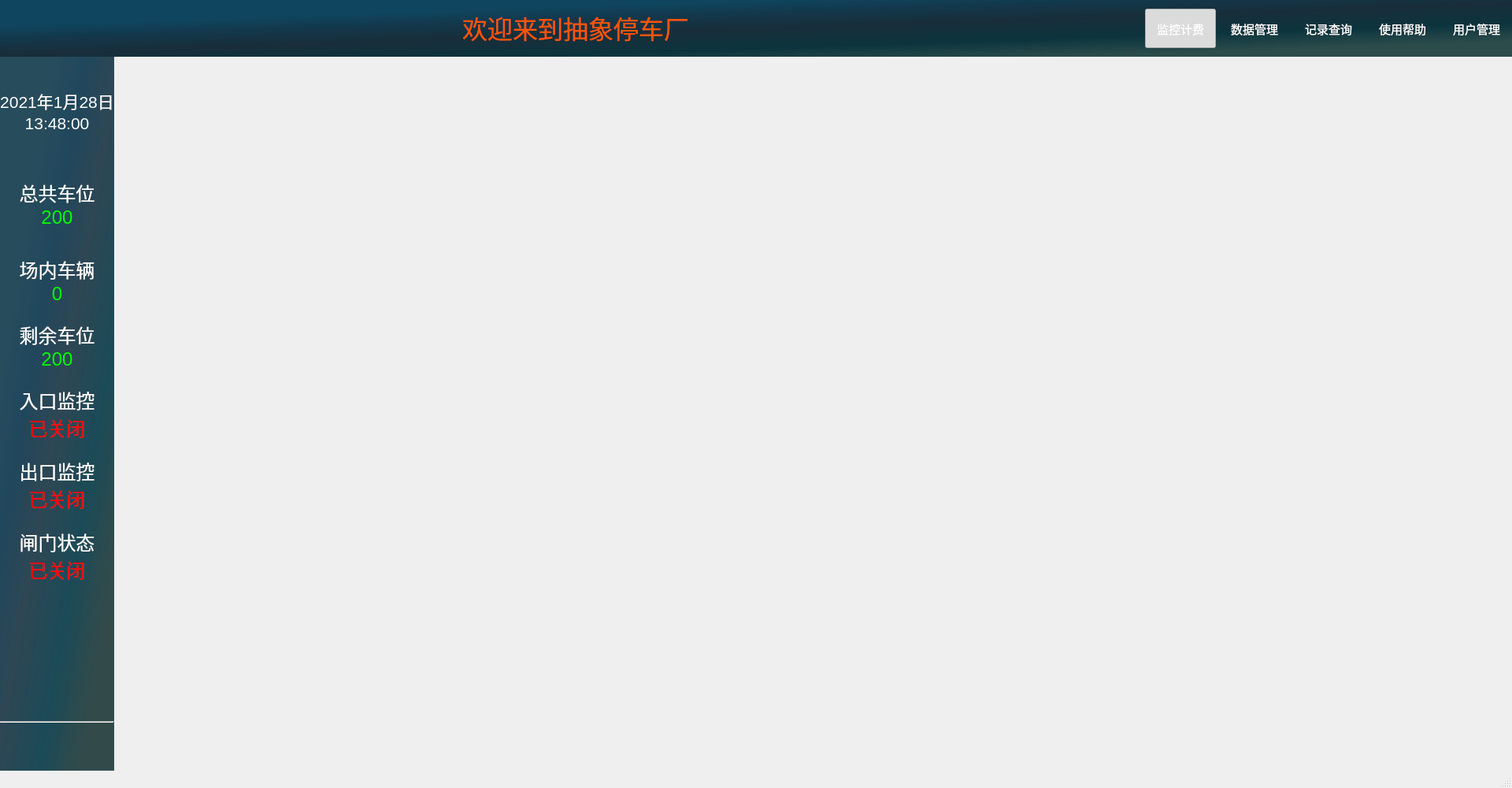
<?xml version="1.0" encoding="UTF-8"?>
<ui version="4.0">
 <class>MainFrame</class>
 <widget class="QMainWindow" name="MainFrame">
  <property name="geometry">
   <rect>
    <x>0</x>
    <y>0</y>
    <width>1920</width>
    <height>1000</height>
   </rect>
  </property>
  <property name="minimumSize">
   <size>
    <width>0</width>
    <height>0</height>
   </size>
  </property>
  <property name="windowTitle">
   <string>MainWindow</string>
  </property>
  <widget class="QWidget" name="centralWidget">
   <property name="styleSheet">
    <string notr="true"/>
   </property>
   <layout class="QVBoxLayout" name="verticalLayout_2">
    <property name="spacing">
     <number>0</number>
    </property>
    <property name="leftMargin">
     <number>0</number>
    </property>
    <property name="topMargin">
     <number>0</number>
    </property>
    <property name="rightMargin">
     <number>0</number>
    </property>
    <property name="bottomMargin">
     <number>0</number>
    </property>
    <item>
     <widget class="QWidget" name="toolBar" native="true">
      <property name="sizePolicy">
       <sizepolicy hsizetype="Preferred" vsizetype="Fixed">
        <horstretch>0</horstretch>
        <verstretch>0</verstretch>
       </sizepolicy>
      </property>
      <property name="minimumSize">
       <size>
        <width>1024</width>
        <height>72</height>
       </size>
      </property>
      <property name="styleSheet">
       <string notr="true">#toolBar{
background-color: qlineargradient(spread:pad, x1:0.194, y1:0.216, x2:0.884925, y2:0.972, stop:0.0547264 rgba(15, 69, 94, 255), stop:0.20398 rgba(19, 56, 76, 255), stop:0.40796 rgba(24, 46, 58, 255), stop:0.661692 rgba(12, 52, 62, 255), stop:0.895522 rgba(44, 76, 75, 255));
}
QToolButton{
color: rgb(255, 255, 255);
}
</string>
      </property>
      <layout class="QHBoxLayout" name="horizontalLayout">
       <property name="spacing">
        <number>4</number>
       </property>
       <property name="leftMargin">
        <number>0</number>
       </property>
       <property name="topMargin">
        <number>0</number>
       </property>
       <property name="rightMargin">
        <number>0</number>
       </property>
       <property name="bottomMargin">
        <number>0</number>
       </property>
       <item>
        <widget class="QLabel" name="label_6">
         <property name="text">
          <string/>
         </property>
        </widget>
       </item>
       <item>
        <spacer name="horizontalSpacer_2">
         <property name="orientation">
          <enum>Qt::Horizontal</enum>
         </property>
         <property name="sizeHint" stdset="0">
          <size>
           <width>40</width>
           <height>20</height>
          </size>
         </property>
        </spacer>
       </item>
       <item>
        <widget class="QLabel" name="label">
         <property name="font">
          <font>
           <pointsize>9</pointsize>
          </font>
         </property>
         <property name="text">
          <string>&lt;!DOCTYPE HTML PUBLIC &quot;-//W3C//DTD HTML 4.0//EN&quot; &quot;http://www.w3.org/TR/REC-html40/strict.dtd&quot;&gt;
&lt;html&gt;&lt;head&gt;&lt;meta name=&quot;qrichtext&quot; content=&quot;1&quot; /&gt;&lt;style type=&quot;text/css&quot;&gt;
p, li { white-space: pre-wrap; }
&lt;/style&gt;&lt;/head&gt;&lt;body style=&quot; font-family:'SimSun'; font-size:9pt; font-weight:400; font-style:normal;&quot;&gt;
&lt;p style=&quot; margin-top:12px; margin-bottom:12px; margin-left:0px; margin-right:0px; -qt-block-indent:0; text-indent:0px;&quot;&gt;&lt;span style=&quot; font-size:24pt; color:#ff5500;&quot;&gt;欢迎来到抽象停车厂&lt;/span&gt;&lt;/p&gt;&lt;/body&gt;&lt;/html&gt;</string>
         </property>
        </widget>
       </item>
       <item>
        <spacer name="horizontalSpacer">
         <property name="orientation">
          <enum>Qt::Horizontal</enum>
         </property>
         <property name="sizeHint" stdset="0">
          <size>
           <width>40</width>
           <height>20</height>
          </size>
         </property>
        </spacer>
       </item>
       <item>
        <widget class="QToolButton" name="tbtnVideo">
         <property name="enabled">
          <bool>true</bool>
         </property>
         <property name="sizePolicy">
          <sizepolicy hsizetype="Fixed" vsizetype="Fixed">
           <horstretch>0</horstretch>
           <verstretch>0</verstretch>
          </sizepolicy>
         </property>
         <property name="minimumSize">
          <size>
           <width>90</width>
           <height>50</height>
          </size>
         </property>
         <property name="font">
          <font>
           <pointsize>11</pointsize>
          </font>
         </property>
         <property name="styleSheet">
          <string notr="true"/>
         </property>
         <property name="text">
          <string>监控计费</string>
         </property>
         <property name="icon">
          <iconset resource="pic.qrc">
           <normaloff>:/pic/camera.png</normaloff>:/pic/camera.png</iconset>
         </property>
         <property name="iconSize">
          <size>
           <width>50</width>
           <height>50</height>
          </size>
         </property>
         <property name="checkable">
          <bool>true</bool>
         </property>
         <property name="checked">
          <bool>true</bool>
         </property>
         <property name="autoExclusive">
          <bool>true</bool>
         </property>
         <property name="toolButtonStyle">
          <enum>Qt::ToolButtonTextBesideIcon</enum>
         </property>
         <property name="autoRaise">
          <bool>true</bool>
         </property>
        </widget>
       </item>
       <item>
        <widget class="QToolButton" name="tbtnData">
         <property name="enabled">
          <bool>true</bool>
         </property>
         <property name="sizePolicy">
          <sizepolicy hsizetype="Fixed" vsizetype="Fixed">
           <horstretch>0</horstretch>
           <verstretch>0</verstretch>
          </sizepolicy>
         </property>
         <property name="minimumSize">
          <size>
           <width>90</width>
           <height>50</height>
          </size>
         </property>
         <property name="font">
          <font>
           <pointsize>11</pointsize>
          </font>
         </property>
         <property name="styleSheet">
          <string notr="true"/>
         </property>
         <property name="text">
          <string>数据管理</string>
         </property>
         <property name="icon">
          <iconset resource="pic.qrc">
           <normaloff>:/pic/data.png</normaloff>:/pic/data.png</iconset>
         </property>
         <property name="iconSize">
          <size>
           <width>40</width>
           <height>40</height>
          </size>
         </property>
         <property name="checkable">
          <bool>true</bool>
         </property>
         <property name="autoExclusive">
          <bool>true</bool>
         </property>
         <property name="toolButtonStyle">
          <enum>Qt::ToolButtonTextBesideIcon</enum>
         </property>
         <property name="autoRaise">
          <bool>true</bool>
         </property>
        </widget>
       </item>
       <item>
        <widget class="QToolButton" name="tbtnRecord">
         <property name="enabled">
          <bool>true</bool>
         </property>
         <property name="sizePolicy">
          <sizepolicy hsizetype="Fixed" vsizetype="Fixed">
           <horstretch>0</horstretch>
           <verstretch>0</verstretch>
          </sizepolicy>
         </property>
         <property name="minimumSize">
          <size>
           <width>90</width>
           <height>50</height>
          </size>
         </property>
         <property name="font">
          <font>
           <pointsize>11</pointsize>
          </font>
         </property>
         <property name="styleSheet">
          <string notr="true"/>
         </property>
         <property name="text">
          <string>记录查询</string>
         </property>
         <property name="icon">
          <iconset resource="pic.qrc">
           <normaloff>:/pic/past records.png</normaloff>:/pic/past records.png</iconset>
         </property>
         <property name="iconSize">
          <size>
           <width>40</width>
           <height>40</height>
          </size>
         </property>
         <property name="checkable">
          <bool>true</bool>
         </property>
         <property name="autoExclusive">
          <bool>true</bool>
         </property>
         <property name="toolButtonStyle">
          <enum>Qt::ToolButtonTextBesideIcon</enum>
         </property>
         <property name="autoRaise">
          <bool>true</bool>
         </property>
        </widget>
       </item>
       <item>
        <widget class="QToolButton" name="tbtnHelper">
         <property name="enabled">
          <bool>true</bool>
         </property>
         <property name="sizePolicy">
          <sizepolicy hsizetype="Fixed" vsizetype="Fixed">
           <horstretch>0</horstretch>
           <verstretch>0</verstretch>
          </sizepolicy>
         </property>
         <property name="minimumSize">
          <size>
           <width>90</width>
           <height>50</height>
          </size>
         </property>
         <property name="font">
          <font>
           <pointsize>11</pointsize>
          </font>
         </property>
         <property name="styleSheet">
          <string notr="true"/>
         </property>
         <property name="text">
          <string>使用帮助</string>
         </property>
         <property name="icon">
          <iconset resource="pic.qrc">
           <normaloff>:/pic/help.png</normaloff>:/pic/help.png</iconset>
         </property>
         <property name="iconSize">
          <size>
           <width>40</width>
           <height>40</height>
          </size>
         </property>
         <property name="checkable">
          <bool>true</bool>
         </property>
         <property name="autoExclusive">
          <bool>true</bool>
         </property>
         <property name="toolButtonStyle">
          <enum>Qt::ToolButtonTextBesideIcon</enum>
         </property>
         <property name="autoRaise">
          <bool>true</bool>
         </property>
        </widget>
       </item>
       <item>
        <widget class="QToolButton" name="tbtnUser">
         <property name="enabled">
          <bool>true</bool>
         </property>
         <property name="sizePolicy">
          <sizepolicy hsizetype="Fixed" vsizetype="Fixed">
           <horstretch>0</horstretch>
           <verstretch>0</verstretch>
          </sizepolicy>
         </property>
         <property name="minimumSize">
          <size>
           <width>90</width>
           <height>50</height>
          </size>
         </property>
         <property name="palette">
          <palette>
           <active>
            <colorrole role="WindowText">
             <brush brushstyle="SolidPattern">
              <color alpha="255">
               <red>255</red>
               <green>255</green>
               <blue>255</blue>
              </color>
             </brush>
            </colorrole>
            <colorrole role="Text">
             <brush brushstyle="SolidPattern">
              <color alpha="255">
               <red>255</red>
               <green>255</green>
               <blue>255</blue>
              </color>
             </brush>
            </colorrole>
            <colorrole role="ButtonText">
             <brush brushstyle="SolidPattern">
              <color alpha="255">
               <red>255</red>
               <green>255</green>
               <blue>255</blue>
              </color>
             </brush>
            </colorrole>
            <colorrole role="PlaceholderText">
             <brush brushstyle="NoBrush">
              <color alpha="128">
               <red>255</red>
               <green>255</green>
               <blue>255</blue>
              </color>
             </brush>
            </colorrole>
           </active>
           <inactive>
            <colorrole role="WindowText">
             <brush brushstyle="SolidPattern">
              <color alpha="255">
               <red>255</red>
               <green>255</green>
               <blue>255</blue>
              </color>
             </brush>
            </colorrole>
            <colorrole role="Text">
             <brush brushstyle="SolidPattern">
              <color alpha="255">
               <red>255</red>
               <green>255</green>
               <blue>255</blue>
              </color>
             </brush>
            </colorrole>
            <colorrole role="ButtonText">
             <brush brushstyle="SolidPattern">
              <color alpha="255">
               <red>255</red>
               <green>255</green>
               <blue>255</blue>
              </color>
             </brush>
            </colorrole>
            <colorrole role="PlaceholderText">
             <brush brushstyle="NoBrush">
              <color alpha="128">
               <red>255</red>
               <green>255</green>
               <blue>255</blue>
              </color>
             </brush>
            </colorrole>
           </inactive>
           <disabled>
            <colorrole role="WindowText">
             <brush brushstyle="SolidPattern">
              <color alpha="255">
               <red>255</red>
               <green>255</green>
               <blue>255</blue>
              </color>
             </brush>
            </colorrole>
            <colorrole role="Text">
             <brush brushstyle="SolidPattern">
              <color alpha="255">
               <red>255</red>
               <green>255</green>
               <blue>255</blue>
              </color>
             </brush>
            </colorrole>
            <colorrole role="ButtonText">
             <brush brushstyle="SolidPattern">
              <color alpha="255">
               <red>255</red>
               <green>255</green>
               <blue>255</blue>
              </color>
             </brush>
            </colorrole>
            <colorrole role="PlaceholderText">
             <brush brushstyle="NoBrush">
              <color alpha="128">
               <red>255</red>
               <green>255</green>
               <blue>255</blue>
              </color>
             </brush>
            </colorrole>
           </disabled>
          </palette>
         </property>
         <property name="font">
          <font>
           <pointsize>11</pointsize>
          </font>
         </property>
         <property name="autoFillBackground">
          <bool>false</bool>
         </property>
         <property name="styleSheet">
          <string notr="true"/>
         </property>
         <property name="text">
          <string>用户管理</string>
         </property>
         <property name="icon">
          <iconset resource="pic.qrc">
           <normaloff>:/pic/user_manage.png</normaloff>:/pic/user_manage.png</iconset>
         </property>
         <property name="iconSize">
          <size>
           <width>40</width>
           <height>40</height>
          </size>
         </property>
         <property name="checkable">
          <bool>true</bool>
         </property>
         <property name="autoRepeat">
          <bool>false</bool>
         </property>
         <property name="autoExclusive">
          <bool>true</bool>
         </property>
         <property name="popupMode">
          <enum>QToolButton::DelayedPopup</enum>
         </property>
         <property name="toolButtonStyle">
          <enum>Qt::ToolButtonTextBesideIcon</enum>
         </property>
         <property name="autoRaise">
          <bool>true</bool>
         </property>
        </widget>
       </item>
      </layout>
     </widget>
    </item>
    <item>
     <layout class="QHBoxLayout" name="horizontalLayout_2">
      <property name="spacing">
       <number>0</number>
      </property>
      <item>
       <widget class="QWidget" name="msgBar" native="true">
        <property name="sizePolicy">
         <sizepolicy hsizetype="Fixed" vsizetype="Preferred">
          <horstretch>0</horstretch>
          <verstretch>0</verstretch>
         </sizepolicy>
        </property>
        <property name="minimumSize">
         <size>
          <width>130</width>
          <height>0</height>
         </size>
        </property>
        <property name="maximumSize">
         <size>
          <width>200</width>
          <height>16777215</height>
         </size>
        </property>
        <property name="styleSheet">
         <string notr="true">#msgBar{
background-color: qlineargradient(spread:pad, x1:0.194, y1:0.216, x2:0.884925, y2:0.972, stop:0.0547264 rgba(11, 53, 72, 224), stop:0.20398 rgba(22, 63, 85, 243), stop:0.40796 rgba(29, 56, 71, 235), stop:0.661692 rgba(16, 66, 79, 242), stop:0.895522 rgba(51, 74, 74, 255));

}
</string>
        </property>
        <layout class="QVBoxLayout" name="verticalLayout">
         <property name="spacing">
          <number>0</number>
         </property>
         <property name="leftMargin">
          <number>0</number>
         </property>
         <property name="topMargin">
          <number>0</number>
         </property>
         <property name="rightMargin">
          <number>0</number>
         </property>
         <property name="bottomMargin">
          <number>0</number>
         </property>
         <item>
          <spacer name="verticalSpacer_9">
           <property name="orientation">
            <enum>Qt::Vertical</enum>
           </property>
           <property name="sizeType">
            <enum>QSizePolicy::Fixed</enum>
           </property>
           <property name="sizeHint" stdset="0">
            <size>
             <width>20</width>
             <height>40</height>
            </size>
           </property>
          </spacer>
         </item>
         <item>
          <widget class="QLabel" name="label_date">
           <property name="styleSheet">
            <string notr="true">color: rgb(255, 255, 255);
font: 16pt &quot;Lucida Sans Typewriter&quot;;</string>
           </property>
           <property name="text">
            <string>&lt;html&gt;&lt;head/&gt;&lt;body&gt;&lt;p&gt;&lt;span style=&quot; font-size:16pt; color:#ffffff;&quot;&gt;2021年1月28日&lt;/span&gt;&lt;/p&gt;&lt;/body&gt;&lt;/html&gt;</string>
           </property>
           <property name="alignment">
            <set>Qt::AlignCenter</set>
           </property>
          </widget>
         </item>
         <item>
          <widget class="QLabel" name="label_time">
           <property name="styleSheet">
            <string notr="true">color: rgb(255, 255, 255);
font: 16pt &quot;Lucida Sans Typewriter&quot;;</string>
           </property>
           <property name="text">
            <string>&lt;html&gt;&lt;head/&gt;&lt;body&gt;&lt;p&gt;&lt;span style=&quot; font-size:16pt; color:#ffffff;&quot;&gt;13:48:00&lt;/span&gt;&lt;/p&gt;&lt;/body&gt;&lt;/html&gt;</string>
           </property>
           <property name="alignment">
            <set>Qt::AlignCenter</set>
           </property>
          </widget>
         </item>
         <item>
          <spacer name="verticalSpacer_4">
           <property name="orientation">
            <enum>Qt::Vertical</enum>
           </property>
           <property name="sizeType">
            <enum>QSizePolicy::Fixed</enum>
           </property>
           <property name="sizeHint" stdset="0">
            <size>
             <width>20</width>
             <height>30</height>
            </size>
           </property>
          </spacer>
         </item>
         <item>
          <widget class="QLabel" name="label_parkName">
           <property name="font">
            <font>
             <pointsize>18</pointsize>
            </font>
           </property>
           <property name="styleSheet">
            <string notr="true">color: rgb(255, 255, 255);</string>
           </property>
           <property name="text">
            <string>&lt;html&gt;&lt;head/&gt;&lt;body&gt;&lt;p&gt;&lt;span style=&quot; font-size:18pt; color:#ffffff;&quot;&gt;&lt;/span&gt;&lt;/p&gt;&lt;/body&gt;&lt;/html&gt;</string>
           </property>
           <property name="alignment">
            <set>Qt::AlignCenter</set>
           </property>
          </widget>
         </item>
         <item>
          <widget class="QLabel" name="label_10">
           <property name="font">
            <font>
             <pointsize>9</pointsize>
            </font>
           </property>
           <property name="text">
            <string>&lt;html&gt;&lt;head/&gt;&lt;body&gt;&lt;p&gt;&lt;span style=&quot; font-size:18pt; color:#ffffff;&quot;&gt;总共车位&lt;/span&gt;&lt;/p&gt;&lt;/body&gt;&lt;/html&gt;</string>
           </property>
           <property name="alignment">
            <set>Qt::AlignCenter</set>
           </property>
          </widget>
         </item>
         <item>
          <widget class="QLabel" name="label_allStallNumber">
           <property name="font">
            <font>
             <pointsize>18</pointsize>
            </font>
           </property>
           <property name="styleSheet">
            <string notr="true">color: rgb(0, 255, 0);</string>
           </property>
           <property name="text">
            <string>&lt;html&gt;&lt;head/&gt;&lt;body&gt;&lt;p&gt;200&lt;/p&gt;&lt;/body&gt;&lt;/html&gt;</string>
           </property>
           <property name="alignment">
            <set>Qt::AlignCenter</set>
           </property>
          </widget>
         </item>
         <item>
          <spacer name="verticalSpacer_8">
           <property name="orientation">
            <enum>Qt::Vertical</enum>
           </property>
           <property name="sizeType">
            <enum>QSizePolicy::Fixed</enum>
           </property>
           <property name="sizeHint" stdset="0">
            <size>
             <width>20</width>
             <height>20</height>
            </size>
           </property>
          </spacer>
         </item>
         <item>
          <widget class="QLabel" name="label_11">
           <property name="font">
            <font>
             <pointsize>9</pointsize>
            </font>
           </property>
           <property name="text">
            <string/>
           </property>
           <property name="alignment">
            <set>Qt::AlignCenter</set>
           </property>
          </widget>
         </item>
         <item>
          <widget class="QLabel" name="label_carNumber">
           <property name="font">
            <font>
             <pointsize>9</pointsize>
            </font>
           </property>
           <property name="text">
            <string>&lt;html&gt;&lt;head/&gt;&lt;body&gt;&lt;p&gt;&lt;span style=&quot; font-size:18pt; color:#ffffff;&quot;&gt;场内车辆&lt;/span&gt;&lt;/p&gt;&lt;/body&gt;&lt;/html&gt;</string>
           </property>
           <property name="alignment">
            <set>Qt::AlignCenter</set>
           </property>
          </widget>
         </item>
         <item>
          <widget class="QLabel" name="label_hasCarNumber">
           <property name="font">
            <font>
             <pointsize>18</pointsize>
            </font>
           </property>
           <property name="styleSheet">
            <string notr="true">color: rgb(0, 255, 0);</string>
           </property>
           <property name="text">
            <string>&lt;html&gt;&lt;head/&gt;&lt;body&gt;&lt;p&gt;0&lt;/p&gt;&lt;/body&gt;&lt;/html&gt;</string>
           </property>
           <property name="alignment">
            <set>Qt::AlignCenter</set>
           </property>
          </widget>
         </item>
         <item>
          <spacer name="verticalSpacer_7">
           <property name="orientation">
            <enum>Qt::Vertical</enum>
           </property>
           <property name="sizeType">
            <enum>QSizePolicy::Fixed</enum>
           </property>
           <property name="sizeHint" stdset="0">
            <size>
             <width>20</width>
             <height>20</height>
            </size>
           </property>
          </spacer>
         </item>
         <item>
          <widget class="QLabel" name="label_12">
           <property name="font">
            <font>
             <pointsize>9</pointsize>
            </font>
           </property>
           <property name="text">
            <string>&lt;html&gt;&lt;head/&gt;&lt;body&gt;&lt;p&gt;&lt;span style=&quot; font-size:18pt; color:#ffffff;&quot;&gt;剩余车位&lt;/span&gt;&lt;/p&gt;&lt;/body&gt;&lt;/html&gt;</string>
           </property>
           <property name="alignment">
            <set>Qt::AlignCenter</set>
           </property>
          </widget>
         </item>
         <item>
          <widget class="QLabel" name="label_residueStallNumber">
           <property name="font">
            <font>
             <pointsize>18</pointsize>
            </font>
           </property>
           <property name="styleSheet">
            <string notr="true">color: rgb(0, 255, 0);</string>
           </property>
           <property name="text">
            <string>&lt;html&gt;&lt;head/&gt;&lt;body&gt;&lt;p&gt;200&lt;/p&gt;&lt;/body&gt;&lt;/html&gt;</string>
           </property>
           <property name="alignment">
            <set>Qt::AlignCenter</set>
           </property>
          </widget>
         </item>
         <item>
          <spacer name="verticalSpacer_6">
           <property name="orientation">
            <enum>Qt::Vertical</enum>
           </property>
           <property name="sizeType">
            <enum>QSizePolicy::Fixed</enum>
           </property>
           <property name="sizeHint" stdset="0">
            <size>
             <width>20</width>
             <height>20</height>
            </size>
           </property>
          </spacer>
         </item>
         <item>
          <widget class="QLabel" name="label_13">
           <property name="font">
            <font>
             <pointsize>9</pointsize>
            </font>
           </property>
           <property name="text">
            <string>&lt;html&gt;&lt;head/&gt;&lt;body&gt;&lt;p&gt;&lt;span style=&quot; font-size:18pt; color:#ffffff;&quot;&gt;入口监控&lt;/span&gt;&lt;/p&gt;&lt;/body&gt;&lt;/html&gt;</string>
           </property>
           <property name="alignment">
            <set>Qt::AlignCenter</set>
           </property>
          </widget>
         </item>
         <item>
          <widget class="QLabel" name="label_video1_state">
           <property name="font">
            <font>
             <pointsize>18</pointsize>
            </font>
           </property>
           <property name="text">
            <string>&lt;html&gt;&lt;head/&gt;&lt;body&gt;&lt;p&gt;&lt;span style=&quot; font-size:18pt; color:#ff0000;&quot;&gt;已关闭&lt;/span&gt;&lt;/p&gt;&lt;/body&gt;&lt;/html&gt;</string>
           </property>
           <property name="alignment">
            <set>Qt::AlignCenter</set>
           </property>
          </widget>
         </item>
         <item>
          <spacer name="verticalSpacer_5">
           <property name="orientation">
            <enum>Qt::Vertical</enum>
           </property>
           <property name="sizeType">
            <enum>QSizePolicy::Fixed</enum>
           </property>
           <property name="sizeHint" stdset="0">
            <size>
             <width>20</width>
             <height>20</height>
            </size>
           </property>
          </spacer>
         </item>
         <item>
          <widget class="QLabel" name="label_14">
           <property name="font">
            <font>
             <pointsize>9</pointsize>
            </font>
           </property>
           <property name="text">
            <string>&lt;html&gt;&lt;head/&gt;&lt;body&gt;&lt;p&gt;&lt;span style=&quot; font-size:18pt; color:#ffffff;&quot;&gt;出口监控&lt;/span&gt;&lt;/p&gt;&lt;/body&gt;&lt;/html&gt;</string>
           </property>
           <property name="alignment">
            <set>Qt::AlignCenter</set>
           </property>
          </widget>
         </item>
         <item>
          <widget class="QLabel" name="label_video2_state">
           <property name="font">
            <font>
             <pointsize>18</pointsize>
            </font>
           </property>
           <property name="text">
            <string>&lt;html&gt;&lt;head/&gt;&lt;body&gt;&lt;p&gt;&lt;span style=&quot; font-size:18pt; color:#ff0000;&quot;&gt;已关闭&lt;/span&gt;&lt;/p&gt;&lt;/body&gt;&lt;/html&gt;</string>
           </property>
           <property name="alignment">
            <set>Qt::AlignCenter</set>
           </property>
          </widget>
         </item>
         <item>
          <spacer name="verticalSpacer_10">
           <property name="orientation">
            <enum>Qt::Vertical</enum>
           </property>
           <property name="sizeType">
            <enum>QSizePolicy::Fixed</enum>
           </property>
           <property name="sizeHint" stdset="0">
            <size>
             <width>20</width>
             <height>20</height>
            </size>
           </property>
          </spacer>
         </item>
         <item>
          <widget class="QLabel" name="label_16">
           <property name="font">
            <font>
             <pointsize>9</pointsize>
            </font>
           </property>
           <property name="text">
            <string>&lt;html&gt;&lt;head/&gt;&lt;body&gt;&lt;p&gt;&lt;span style=&quot; font-size:18pt; color:#ffffff;&quot;&gt;闸门状态&lt;/span&gt;&lt;/p&gt;&lt;/body&gt;&lt;/html&gt;</string>
           </property>
           <property name="alignment">
            <set>Qt::AlignCenter</set>
           </property>
          </widget>
         </item>
         <item>
          <widget class="QLabel" name="label_gate_state">
           <property name="font">
            <font>
             <pointsize>18</pointsize>
            </font>
           </property>
           <property name="styleSheet">
            <string notr="true"/>
           </property>
           <property name="text">
            <string>&lt;html&gt;&lt;head/&gt;&lt;body&gt;&lt;p&gt;&lt;span style=&quot; font-size:18pt; color:#ff0000;&quot;&gt;已关闭&lt;/span&gt;&lt;/p&gt;&lt;/body&gt;&lt;/html&gt;</string>
           </property>
           <property name="alignment">
            <set>Qt::AlignCenter</set>
           </property>
          </widget>
         </item>
         <item>
          <spacer name="verticalSpacer">
           <property name="orientation">
            <enum>Qt::Vertical</enum>
           </property>
           <property name="sizeHint" stdset="0">
            <size>
             <width>20</width>
             <height>250</height>
            </size>
           </property>
          </spacer>
         </item>
         <item>
          <widget class="Line" name="line">
           <property name="orientation">
            <enum>Qt::Horizontal</enum>
           </property>
          </widget>
         </item>
         <item>
          <widget class="QLabel" name="label_5">
           <property name="minimumSize">
            <size>
             <width>90</width>
             <height>30</height>
            </size>
           </property>
           <property name="font">
            <font>
             <pointsize>12</pointsize>
            </font>
           </property>
           <property name="styleSheet">
            <string notr="true">color: rgb(255, 255, 255);</string>
           </property>
           <property name="text">
            <string/>
           </property>
           <property name="alignment">
            <set>Qt::AlignCenter</set>
           </property>
          </widget>
         </item>
         <item>
          <widget class="QLabel" name="label_4">
           <property name="minimumSize">
            <size>
             <width>90</width>
             <height>30</height>
            </size>
           </property>
           <property name="font">
            <font>
             <pointsize>12</pointsize>
            </font>
           </property>
           <property name="styleSheet">
            <string notr="true">color: rgb(255, 255, 255);</string>
           </property>
           <property name="text">
            <string/>
           </property>
           <property name="alignment">
            <set>Qt::AlignCenter</set>
           </property>
          </widget>
         </item>
        </layout>
       </widget>
      </item>
      <item>
       <widget class="QStackedWidget" name="stackedWidget">
        <property name="styleSheet">
         <string notr="true"/>
        </property>
        <property name="currentIndex">
         <number>1</number>
        </property>
        <widget class="QWidget" name="page"/>
        <widget class="QWidget" name="page_2"/>
       </widget>
      </item>
     </layout>
    </item>
   </layout>
  </widget>
  <widget class="QStatusBar" name="statusBar"/>
 </widget>
 <layoutdefault spacing="6" margin="11"/>
 <resources>
  <include location="pic.qrc"/>
 </resources>
 <connections/>
</ui>
